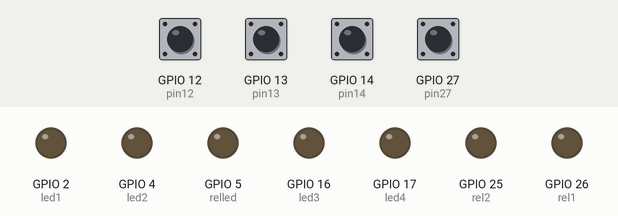
Simulated run of this program. Board: ESP32 board running MicroPython. On the bench: output pins drawn as LEDs (lit = HIGH). The inputs (shaded band) are chosen by the test bench; at power-on: GPIO 12 (pin12), GPIO 13 (pin13), GPIO 14 (pin14), GPIO 27 (pin27) HIGH.

Above: at 1.2 s.
1.3 s: GPIO 12 (pin12) pulled LOW for 0.15 s
At 1.4 s:
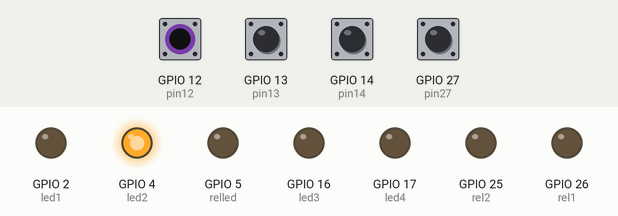
3.0 s: GPIO 13 (pin13) pulled LOW for 0.15 s
At 3.1 s:
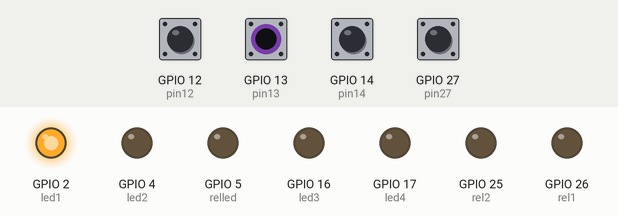
4.7 s: GPIO 14 (pin14) pulled LOW for 0.15 s
At 4.8 s:
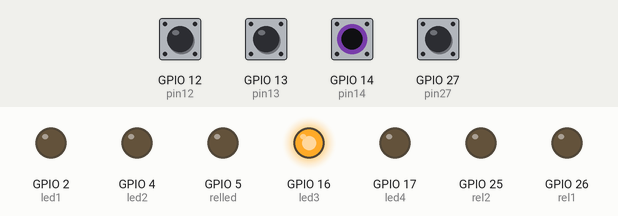
6.4 s: GPIO 27 (pin27) pulled LOW for 0.15 s
At 6.5 s:
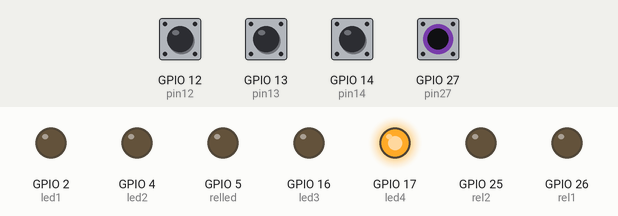
8.1 s: GPIO 12 (pin12) driven LOW and GPIO 13 (pin13) driven LOW
At 9.3 s:
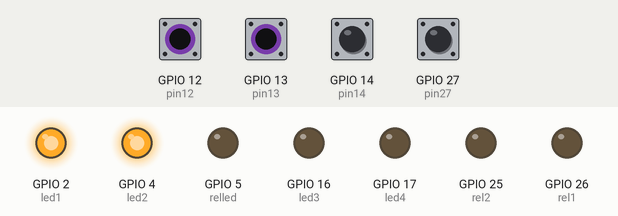
9.6 s: GPIO 14 (pin14) pulled LOW for 1 s
At 10.4 s:
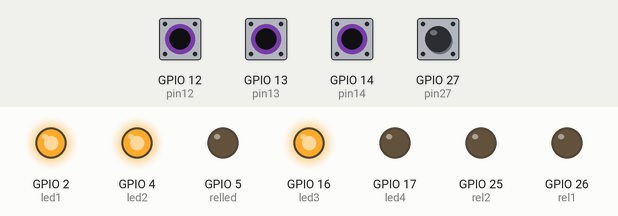
Timing chart, 0 to 12.6 s (numbered marks = the images above; inputs shaded):
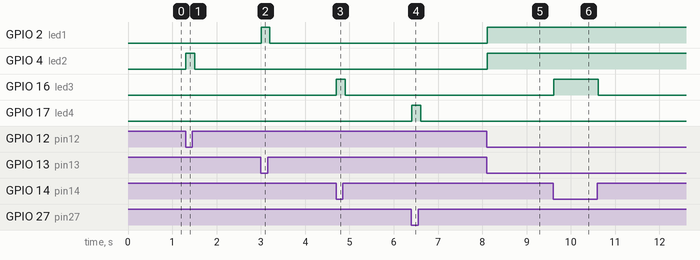

The program:

in_and_uot_pin.py
```python
from machine import Pin
from time import sleep

led1 = Pin(2, Pin.OUT)
led2 = Pin(4, Pin.OUT)
led3 = Pin(16, Pin.OUT)
led4 = Pin(17, Pin.OUT)
relled = Pin(5, Pin.OUT)
rel1 = Pin(26, Pin.OUT)
rel2 = Pin(25, Pin.OUT)

pin13 = Pin(13, Pin.IN,Pin.PULL_UP)
pin12 = Pin(12, Pin.IN,Pin.PULL_UP)
pin14 = Pin(14, Pin.IN,Pin.PULL_UP)
pin27 = Pin(27, Pin.IN,Pin.PULL_UP)
while True:
    if pin13.value()==0:
        led1.on()
    else:
        led1.off()

    if pin12.value()==0:
        led2.on()
    else:
        led2.off()

    if pin14.value()==0:
        led3.on()
    else:
        led3.off()

    if pin27.value()==0:
        led4.on()
    else:
        led4.off()
    if pin13.value()==0 and pin12.value()==0 and pin14.value()==0 and pin27.value()==0:
        rel1.on()
        rel2.on()
    else:
        rel1.off()
        rel2.off()
    sleep(0.1)
```

Measured:
- after the input at 1.3 s, GPIO 4 (led2): LOW → HIGH at once, → LOW 0.20 s later
- after the input at 3.0 s, GPIO 2 (led1): LOW → HIGH at once, → LOW 0.20 s later
- after the input at 4.7 s, GPIO 16 (led3): LOW → HIGH at once, → LOW 0.20 s later
- after the input at 6.4 s, GPIO 17 (led4): LOW → HIGH at once, → LOW 0.20 s later
- after the input at 8.1 s, GPIO 2 (led1), GPIO 4 (led2): LOW → HIGH at once
- after the input at 9.6 s, GPIO 16 (led3): LOW → HIGH at once, → LOW 1.0 s later
